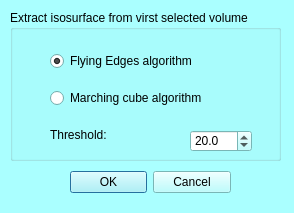
<?xml version="1.0" encoding="UTF-8"?>
<ui version="4.0">
 <class>mqIsosurfaceDialog</class>
 <widget class="QDialog" name="mqIsosurfaceDialog">
  <property name="geometry">
   <rect>
    <x>0</x>
    <y>0</y>
    <width>294</width>
    <height>213</height>
   </rect>
  </property>
  <property name="palette">
   <palette>
    <active>
     <colorrole role="WindowText">
      <brush brushstyle="SolidPattern">
       <color alpha="255">
        <red>0</red>
        <green>0</green>
        <blue>0</blue>
       </color>
      </brush>
     </colorrole>
     <colorrole role="Button">
      <brush brushstyle="SolidPattern">
       <color alpha="255">
        <red>170</red>
        <green>255</green>
        <blue>255</blue>
       </color>
      </brush>
     </colorrole>
     <colorrole role="Light">
      <brush brushstyle="SolidPattern">
       <color alpha="255">
        <red>255</red>
        <green>255</green>
        <blue>255</blue>
       </color>
      </brush>
     </colorrole>
     <colorrole role="Midlight">
      <brush brushstyle="SolidPattern">
       <color alpha="255">
        <red>212</red>
        <green>255</green>
        <blue>255</blue>
       </color>
      </brush>
     </colorrole>
     <colorrole role="Dark">
      <brush brushstyle="SolidPattern">
       <color alpha="255">
        <red>85</red>
        <green>127</green>
        <blue>127</blue>
       </color>
      </brush>
     </colorrole>
     <colorrole role="Mid">
      <brush brushstyle="SolidPattern">
       <color alpha="255">
        <red>113</red>
        <green>170</green>
        <blue>170</blue>
       </color>
      </brush>
     </colorrole>
     <colorrole role="Text">
      <brush brushstyle="SolidPattern">
       <color alpha="255">
        <red>0</red>
        <green>0</green>
        <blue>0</blue>
       </color>
      </brush>
     </colorrole>
     <colorrole role="BrightText">
      <brush brushstyle="SolidPattern">
       <color alpha="255">
        <red>255</red>
        <green>255</green>
        <blue>255</blue>
       </color>
      </brush>
     </colorrole>
     <colorrole role="ButtonText">
      <brush brushstyle="SolidPattern">
       <color alpha="255">
        <red>0</red>
        <green>0</green>
        <blue>0</blue>
       </color>
      </brush>
     </colorrole>
     <colorrole role="Base">
      <brush brushstyle="SolidPattern">
       <color alpha="255">
        <red>255</red>
        <green>255</green>
        <blue>255</blue>
       </color>
      </brush>
     </colorrole>
     <colorrole role="Window">
      <brush brushstyle="SolidPattern">
       <color alpha="255">
        <red>170</red>
        <green>255</green>
        <blue>255</blue>
       </color>
      </brush>
     </colorrole>
     <colorrole role="Shadow">
      <brush brushstyle="SolidPattern">
       <color alpha="255">
        <red>0</red>
        <green>0</green>
        <blue>0</blue>
       </color>
      </brush>
     </colorrole>
     <colorrole role="AlternateBase">
      <brush brushstyle="SolidPattern">
       <color alpha="255">
        <red>212</red>
        <green>255</green>
        <blue>255</blue>
       </color>
      </brush>
     </colorrole>
     <colorrole role="ToolTipBase">
      <brush brushstyle="SolidPattern">
       <color alpha="255">
        <red>255</red>
        <green>255</green>
        <blue>220</blue>
       </color>
      </brush>
     </colorrole>
     <colorrole role="ToolTipText">
      <brush brushstyle="SolidPattern">
       <color alpha="255">
        <red>0</red>
        <green>0</green>
        <blue>0</blue>
       </color>
      </brush>
     </colorrole>
     <colorrole role="PlaceholderText">
      <brush brushstyle="NoBrush">
       <color alpha="128">
        <red>0</red>
        <green>0</green>
        <blue>0</blue>
       </color>
      </brush>
     </colorrole>
    </active>
    <inactive>
     <colorrole role="WindowText">
      <brush brushstyle="SolidPattern">
       <color alpha="255">
        <red>0</red>
        <green>0</green>
        <blue>0</blue>
       </color>
      </brush>
     </colorrole>
     <colorrole role="Button">
      <brush brushstyle="SolidPattern">
       <color alpha="255">
        <red>170</red>
        <green>255</green>
        <blue>255</blue>
       </color>
      </brush>
     </colorrole>
     <colorrole role="Light">
      <brush brushstyle="SolidPattern">
       <color alpha="255">
        <red>255</red>
        <green>255</green>
        <blue>255</blue>
       </color>
      </brush>
     </colorrole>
     <colorrole role="Midlight">
      <brush brushstyle="SolidPattern">
       <color alpha="255">
        <red>212</red>
        <green>255</green>
        <blue>255</blue>
       </color>
      </brush>
     </colorrole>
     <colorrole role="Dark">
      <brush brushstyle="SolidPattern">
       <color alpha="255">
        <red>85</red>
        <green>127</green>
        <blue>127</blue>
       </color>
      </brush>
     </colorrole>
     <colorrole role="Mid">
      <brush brushstyle="SolidPattern">
       <color alpha="255">
        <red>113</red>
        <green>170</green>
        <blue>170</blue>
       </color>
      </brush>
     </colorrole>
     <colorrole role="Text">
      <brush brushstyle="SolidPattern">
       <color alpha="255">
        <red>0</red>
        <green>0</green>
        <blue>0</blue>
       </color>
      </brush>
     </colorrole>
     <colorrole role="BrightText">
      <brush brushstyle="SolidPattern">
       <color alpha="255">
        <red>255</red>
        <green>255</green>
        <blue>255</blue>
       </color>
      </brush>
     </colorrole>
     <colorrole role="ButtonText">
      <brush brushstyle="SolidPattern">
       <color alpha="255">
        <red>0</red>
        <green>0</green>
        <blue>0</blue>
       </color>
      </brush>
     </colorrole>
     <colorrole role="Base">
      <brush brushstyle="SolidPattern">
       <color alpha="255">
        <red>255</red>
        <green>255</green>
        <blue>255</blue>
       </color>
      </brush>
     </colorrole>
     <colorrole role="Window">
      <brush brushstyle="SolidPattern">
       <color alpha="255">
        <red>170</red>
        <green>255</green>
        <blue>255</blue>
       </color>
      </brush>
     </colorrole>
     <colorrole role="Shadow">
      <brush brushstyle="SolidPattern">
       <color alpha="255">
        <red>0</red>
        <green>0</green>
        <blue>0</blue>
       </color>
      </brush>
     </colorrole>
     <colorrole role="AlternateBase">
      <brush brushstyle="SolidPattern">
       <color alpha="255">
        <red>212</red>
        <green>255</green>
        <blue>255</blue>
       </color>
      </brush>
     </colorrole>
     <colorrole role="ToolTipBase">
      <brush brushstyle="SolidPattern">
       <color alpha="255">
        <red>255</red>
        <green>255</green>
        <blue>220</blue>
       </color>
      </brush>
     </colorrole>
     <colorrole role="ToolTipText">
      <brush brushstyle="SolidPattern">
       <color alpha="255">
        <red>0</red>
        <green>0</green>
        <blue>0</blue>
       </color>
      </brush>
     </colorrole>
     <colorrole role="PlaceholderText">
      <brush brushstyle="NoBrush">
       <color alpha="128">
        <red>0</red>
        <green>0</green>
        <blue>0</blue>
       </color>
      </brush>
     </colorrole>
    </inactive>
    <disabled>
     <colorrole role="WindowText">
      <brush brushstyle="SolidPattern">
       <color alpha="255">
        <red>85</red>
        <green>127</green>
        <blue>127</blue>
       </color>
      </brush>
     </colorrole>
     <colorrole role="Button">
      <brush brushstyle="SolidPattern">
       <color alpha="255">
        <red>170</red>
        <green>255</green>
        <blue>255</blue>
       </color>
      </brush>
     </colorrole>
     <colorrole role="Light">
      <brush brushstyle="SolidPattern">
       <color alpha="255">
        <red>255</red>
        <green>255</green>
        <blue>255</blue>
       </color>
      </brush>
     </colorrole>
     <colorrole role="Midlight">
      <brush brushstyle="SolidPattern">
       <color alpha="255">
        <red>212</red>
        <green>255</green>
        <blue>255</blue>
       </color>
      </brush>
     </colorrole>
     <colorrole role="Dark">
      <brush brushstyle="SolidPattern">
       <color alpha="255">
        <red>85</red>
        <green>127</green>
        <blue>127</blue>
       </color>
      </brush>
     </colorrole>
     <colorrole role="Mid">
      <brush brushstyle="SolidPattern">
       <color alpha="255">
        <red>113</red>
        <green>170</green>
        <blue>170</blue>
       </color>
      </brush>
     </colorrole>
     <colorrole role="Text">
      <brush brushstyle="SolidPattern">
       <color alpha="255">
        <red>85</red>
        <green>127</green>
        <blue>127</blue>
       </color>
      </brush>
     </colorrole>
     <colorrole role="BrightText">
      <brush brushstyle="SolidPattern">
       <color alpha="255">
        <red>255</red>
        <green>255</green>
        <blue>255</blue>
       </color>
      </brush>
     </colorrole>
     <colorrole role="ButtonText">
      <brush brushstyle="SolidPattern">
       <color alpha="255">
        <red>85</red>
        <green>127</green>
        <blue>127</blue>
       </color>
      </brush>
     </colorrole>
     <colorrole role="Base">
      <brush brushstyle="SolidPattern">
       <color alpha="255">
        <red>170</red>
        <green>255</green>
        <blue>255</blue>
       </color>
      </brush>
     </colorrole>
     <colorrole role="Window">
      <brush brushstyle="SolidPattern">
       <color alpha="255">
        <red>170</red>
        <green>255</green>
        <blue>255</blue>
       </color>
      </brush>
     </colorrole>
     <colorrole role="Shadow">
      <brush brushstyle="SolidPattern">
       <color alpha="255">
        <red>0</red>
        <green>0</green>
        <blue>0</blue>
       </color>
      </brush>
     </colorrole>
     <colorrole role="AlternateBase">
      <brush brushstyle="SolidPattern">
       <color alpha="255">
        <red>170</red>
        <green>255</green>
        <blue>255</blue>
       </color>
      </brush>
     </colorrole>
     <colorrole role="ToolTipBase">
      <brush brushstyle="SolidPattern">
       <color alpha="255">
        <red>255</red>
        <green>255</green>
        <blue>220</blue>
       </color>
      </brush>
     </colorrole>
     <colorrole role="ToolTipText">
      <brush brushstyle="SolidPattern">
       <color alpha="255">
        <red>0</red>
        <green>0</green>
        <blue>0</blue>
       </color>
      </brush>
     </colorrole>
     <colorrole role="PlaceholderText">
      <brush brushstyle="NoBrush">
       <color alpha="128">
        <red>0</red>
        <green>0</green>
        <blue>0</blue>
       </color>
      </brush>
     </colorrole>
    </disabled>
   </palette>
  </property>
  <property name="windowTitle">
   <string>Isosurface dialog</string>
  </property>
  <widget class="QWidget" name="layoutWidget">
   <property name="geometry">
    <rect>
     <x>70</x>
     <y>170</y>
     <width>161</width>
     <height>25</height>
    </rect>
   </property>
   <layout class="QHBoxLayout" name="horizontalLayout_2">
    <item>
     <widget class="QDialogButtonBox" name="buttonBox">
      <property name="orientation">
       <enum>Qt::Horizontal</enum>
      </property>
      <property name="standardButtons">
       <set>QDialogButtonBox::Cancel|QDialogButtonBox::Ok</set>
      </property>
     </widget>
    </item>
   </layout>
  </widget>
  <widget class="QGroupBox" name="groupBox">
   <property name="geometry">
    <rect>
     <x>10</x>
     <y>10</y>
     <width>271</width>
     <height>151</height>
    </rect>
   </property>
   <property name="title">
    <string>Extract isosurface from virst selected volume</string>
   </property>
   <widget class="QLabel" name="label_6">
    <property name="geometry">
     <rect>
      <x>40</x>
      <y>110</y>
      <width>111</width>
      <height>31</height>
     </rect>
    </property>
    <property name="text">
     <string>&lt;html&gt;&lt;head/&gt;&lt;body&gt;&lt;p&gt;Threshold:&lt;/p&gt;&lt;/body&gt;&lt;/html&gt;</string>
    </property>
   </widget>
   <widget class="QDoubleSpinBox" name="threshold">
    <property name="geometry">
     <rect>
      <x>180</x>
      <y>120</y>
      <width>62</width>
      <height>22</height>
     </rect>
    </property>
    <property name="decimals">
     <number>1</number>
    </property>
    <property name="minimum">
     <double>0.000000000000000</double>
    </property>
    <property name="maximum">
     <double>65535.000000000000000</double>
    </property>
    <property name="singleStep">
     <double>0.100000000000000</double>
    </property>
    <property name="value">
     <double>20.000000000000000</double>
    </property>
   </widget>
   <widget class="QWidget" name="verticalLayoutWidget">
    <property name="geometry">
     <rect>
      <x>40</x>
      <y>30</y>
      <width>220</width>
      <height>80</height>
     </rect>
    </property>
    <layout class="QVBoxLayout" name="verticalLayout">
     <item>
      <widget class="QRadioButton" name="flyingEdges">
       <property name="text">
        <string>Flying Edges algorithm</string>
       </property>
       <property name="checked">
        <bool>true</bool>
       </property>
      </widget>
     </item>
     <item>
      <widget class="QRadioButton" name="marchingCubes">
       <property name="text">
        <string>Marching cube algorithm</string>
       </property>
      </widget>
     </item>
    </layout>
   </widget>
  </widget>
 </widget>
 <resources>
  <include location="../Icons/icons.qrc"/>
  <include location="../Icons/icons.qrc"/>
 </resources>
 <connections>
  <connection>
   <sender>buttonBox</sender>
   <signal>accepted()</signal>
   <receiver>mqIsosurfaceDialog</receiver>
   <slot>accept()</slot>
   <hints>
    <hint type="sourcelabel">
     <x>248</x>
     <y>254</y>
    </hint>
    <hint type="destinationlabel">
     <x>157</x>
     <y>274</y>
    </hint>
   </hints>
  </connection>
  <connection>
   <sender>buttonBox</sender>
   <signal>rejected()</signal>
   <receiver>mqIsosurfaceDialog</receiver>
   <slot>reject()</slot>
   <hints>
    <hint type="sourcelabel">
     <x>316</x>
     <y>260</y>
    </hint>
    <hint type="destinationlabel">
     <x>286</x>
     <y>274</y>
    </hint>
   </hints>
  </connection>
 </connections>
</ui>
